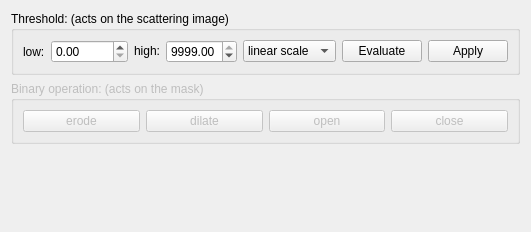
             <widget class="QWidget" name="tab_4">
              <attribute name="title">
               <string>Binary</string>
              </attribute>
              <layout class="QGridLayout" name="gridLayout_21">
               <item row="0" column="0">
                <widget class="QGroupBox" name="groupBox_9">
                 <property name="title">
                  <string>Threshold: (acts on the scattering image)</string>
                 </property>
                 <layout class="QGridLayout" name="gridLayout_15">
                  <item row="0" column="3">
                   <widget class="QDoubleSpinBox" name="binary_threshold_high">
                    <property name="maximum">
                     <double>9999.000000000000000</double>
                    </property>
                    <property name="singleStep">
                     <double>100.000000000000000</double>
                    </property>
                    <property name="value">
                     <double>9999.000000000000000</double>
                    </property>
                   </widget>
                  </item>
                  <item row="0" column="0">
                   <widget class="QLabel" name="label_26">
                    <property name="text">
                     <string>low:</string>
                    </property>
                   </widget>
                  </item>
                  <item row="0" column="1">
                   <widget class="QDoubleSpinBox" name="binary_threshold_low">
                    <property name="maximum">
                     <double>10000.000000000000000</double>
                    </property>
                   </widget>
                  </item>
                  <item row="0" column="4">
                   <widget class="QComboBox" name="binary_scale">
                    <item>
                     <property name="text">
                      <string>linear scale</string>
                     </property>
                    </item>
                    <item>
                     <property name="text">
                      <string>log scale</string>
                     </property>
                    </item>
                   </widget>
                  </item>
                  <item row="0" column="5">
                   <widget class="QPushButton" name="btn_mask_threshold_evaluate">
                    <property name="text">
                     <string>Evaluate</string>
                    </property>
                   </widget>
                  </item>
                  <item row="0" column="2">
                   <widget class="QLabel" name="label_27">
                    <property name="sizePolicy">
                     <sizepolicy hsizetype="Minimum" vsizetype="Fixed">
                      <horstretch>0</horstretch>
                      <verstretch>0</verstretch>
                     </sizepolicy>
                    </property>
                    <property name="text">
                     <string>high:</string>
                    </property>
                   </widget>
                  </item>
                  <item row="0" column="6">
                   <widget class="QPushButton" name="btn_mask_threshold_apply">
                    <property name="text">
                     <string>Apply</string>
                    </property>
                   </widget>
                  </item>
                 </layout>
                </widget>
               </item>
               <item row="1" column="0">
                <widget class="QGroupBox" name="groupBox_10">
                 <property name="enabled">
                  <bool>false</bool>
                 </property>
                 <property name="title">
                  <string>Binary operation: (acts on the mask)</string>
                 </property>
                 <layout class="QGridLayout" name="gridLayout_20">
                  <item row="0" column="0">
                   <widget class="QPushButton" name="pushButton_5">
                    <property name="text">
                     <string>erode</string>
                    </property>
                   </widget>
                  </item>
                  <item row="0" column="1">
                   <widget class="QPushButton" name="pushButton_9">
                    <property name="text">
                     <string>dilate</string>
                    </property>
                   </widget>
                  </item>
                  <item row="0" column="2">
                   <widget class="QPushButton" name="pushButton_16">
                    <property name="text">
                     <string>open</string>
                    </property>
                   </widget>
                  </item>
                  <item row="0" column="3">
                   <widget class="QPushButton" name="pushButton_15">
                    <property name="text">
                     <string>close</string>
                    </property>
                   </widget>
                  </item>
                 </layout>
                </widget>
               </item>
               <item row="2" column="0">
                <spacer name="verticalSpacer_4">
                 <property name="orientation">
                  <enum>Qt::Vertical</enum>
                 </property>
                 <property name="sizeHint" stdset="0">
                  <size>
                   <width>20</width>
                   <height>77</height>
                  </size>
                 </property>
                </spacer>
               </item>
              </layout>
             </widget>
